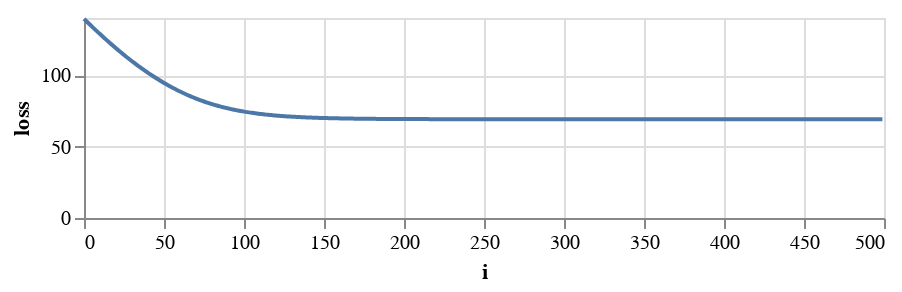

Notebook source saved alongside this figure:
### Code cell
loss_df = pd.DataFrame({'i':range(500), 'loss':loss_record})
alt.Chart(loss_df, height=100).mark_line().encode(x='i', y='loss')

### Figure 1 — Vega-Lite specification as saved in the notebook (floating-point values rounded to 4 significant figures; data arrays with more than 128 entries replaced by an {"elided": "..."} marker saying what was removed)
{"$schema": "https://vega.github.io/schema/vega-lite/v3.4.0.json", "config": {"mark": {"tooltip": null}, "view": {"height": 300, "width": 400}}, "data": {"name": "data-0f98c24d77c11eb723fd136170b858ad"}, "datasets": {"data-0f98c24d77c11eb723fd136170b858ad": {"elided": "500 records"}}, "encoding": {"x": {"field": "i", "type": "quantitative"}, "y": {"field": "loss", "type": "quantitative"}}, "height": 100, "mark": "line"}
